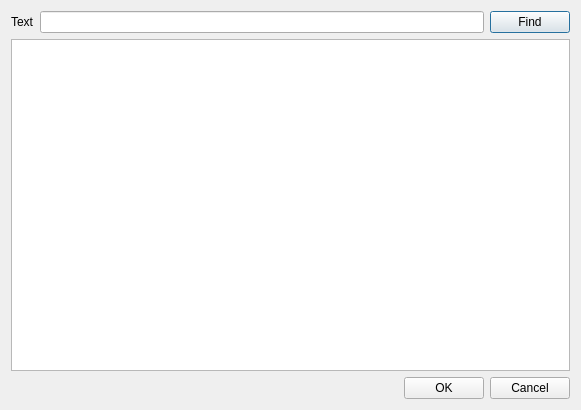
<?xml version="1.0" encoding="UTF-8"?>
<ui version="4.0">
 <class>ChangeThumb</class>
 <widget class="QDialog" name="ChangeThumb">
  <property name="geometry">
   <rect>
    <x>0</x>
    <y>0</y>
    <width>581</width>
    <height>410</height>
   </rect>
  </property>
  <property name="windowTitle">
   <string>Change Icon</string>
  </property>
  <layout class="QGridLayout" name="gridLayout">
   <item row="0" column="0">
    <layout class="QHBoxLayout" name="horizontalLayout_2">
     <item>
      <widget class="QLabel" name="label_3">
       <property name="text">
        <string>Text</string>
       </property>
       <property name="buddy">
        <cstring>filterEdit</cstring>
       </property>
      </widget>
     </item>
     <item>
      <widget class="QLineEdit" name="filterEdit"/>
     </item>
     <item>
      <widget class="QPushButton" name="find">
       <property name="text">
        <string>Find</string>
       </property>
       <property name="default">
        <bool>true</bool>
       </property>
      </widget>
     </item>
    </layout>
   </item>
   <item row="1" column="0">
    <widget class="QGraphicsView" name="view"/>
   </item>
   <item row="2" column="0">
    <layout class="QHBoxLayout" name="horizontalLayout">
     <item>
      <layout class="QHBoxLayout">
       <property name="spacing">
        <number>6</number>
       </property>
       <property name="margin">
        <number>0</number>
       </property>
      </layout>
     </item>
     <item>
      <widget class="QDialogButtonBox" name="buttonBox">
       <property name="standardButtons">
        <set>QDialogButtonBox::Cancel|QDialogButtonBox::Ok</set>
       </property>
      </widget>
     </item>
    </layout>
   </item>
  </layout>
 </widget>
 <resources>
  <include location="../resources/resources.qrc"/>
 </resources>
 <connections>
  <connection>
   <sender>buttonBox</sender>
   <signal>accepted()</signal>
   <receiver>ChangeThumb</receiver>
   <slot>accept()</slot>
   <hints>
    <hint type="sourcelabel">
     <x>199</x>
     <y>279</y>
    </hint>
    <hint type="destinationlabel">
     <x>199</x>
     <y>149</y>
    </hint>
   </hints>
  </connection>
  <connection>
   <sender>buttonBox</sender>
   <signal>rejected()</signal>
   <receiver>ChangeThumb</receiver>
   <slot>reject()</slot>
   <hints>
    <hint type="sourcelabel">
     <x>199</x>
     <y>279</y>
    </hint>
    <hint type="destinationlabel">
     <x>199</x>
     <y>149</y>
    </hint>
   </hints>
  </connection>
 </connections>
</ui>
